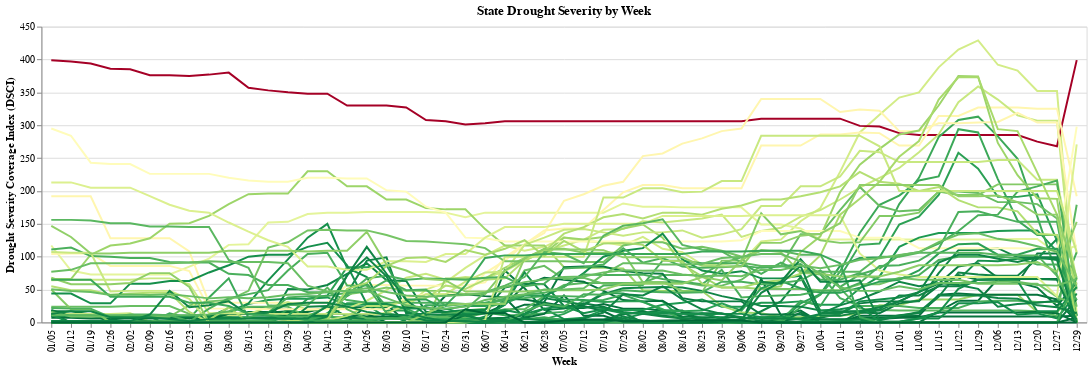

Write notebook code for a chart like this one.
### Code cell
#Dark mode for all plots, easier to see the line chart
alt.themes.enable('dark')

#Seletion tool to be used across all plots: 
click = alt.selection_multi(fields=['STATE_NAME'], toggle="true")

#Line chart for drought DSCI score per state per week 
drought_line_chart = alt.Chart(drought_df, title = 'State Drought Severity by Week')\
.mark_line().encode(
x=alt.X('month_date:O', axis=alt.Axis(title='Week')),
y=alt.Y('DSCI:Q', axis=alt.Axis(title='Drought Severity Coverage Index (DSCI)')),
color=alt.Color('STATE_NAME:N', legend=None, scale= alt.Scale(range = hex_colors)),
tooltip=alt.Tooltip('STATE_NAME:N', title='State'),
text= 'state_abbr:N',
opacity = alt.condition(click, alt.value(1), alt.value(0.05))
).add_selection(click)

drought_line_chart

### Figure 1 — Vega-Lite specification as saved in the notebook (floating-point values rounded to 4 significant figures; data arrays with more than 128 entries replaced by an {"elided": "..."} marker saying what was removed)
{"usermeta": {"embedOptions": {"theme": "dark"}}, "config": {"view": {"continuousWidth": 400, "continuousHeight": 300}}, "data": {"name": "data-6caf5755bb2be4176b85ca13436e6dea"}, "mark": "line", "encoding": {"color": {"field": "STATE_NAME", "legend": null, "scale": {"range": ["#d3ec87", "#05723c", "#e4f49a", "#2ba054", "#a50026", "#1c9950", "#fff6af", "#05723c", "#0b7c41", "#c8e880", "#9dd569", "#5ab760", "#05723c", "#0b7c41", "#05723c", "#158f4b", "#3ba858", "#3ba858", "#69be63", "#108546", "#fff6af", "#0b7c41", "#05723c", "#9dd569", "#108546", "#4aaf5c", "#108546", "#fffcba", "#c8e880", "#83ca66", "#76c465", "#b4df73", "#2ba054", "#158f4b", "#158f4b", "#4aaf5c", "#dcf08f", "#4aaf5c", "#c8e880", "#4aaf5c", "#5ab760", "#a9da6c", "#108546", "#69be63", "#90cf68", "#90cf68", "#108546", "#3ba858", "#108546", "#006837", "#69be63"]}, "type": "nominal"}, "opacity": {"condition": {"value": 1, "selection": "selector001"}, "value": 0.05}, "text": {"field": "state_abbr", "type": "nominal"}, "tooltip": {"field": "STATE_NAME", "title": "State", "type": "nominal"}, "x": {"axis": {"title": "Week"}, "field": "month_date", "type": "ordinal"}, "y": {"axis": {"title": "Drought Severity Coverage Index (DSCI)"}, "field": "DSCI", "type": "quantitative"}}, "selection": {"selector001": {"type": "multi", "fields": ["STATE_NAME"], "toggle": "true"}}, "title": "State Drought Severity by Week", "$schema": "https://vega.github.io/schema/vega-lite/v4.17.0.json", "datasets": {"data-6caf5755bb2be4176b85ca13436e6dea": {"elided": "2703 records"}}}
